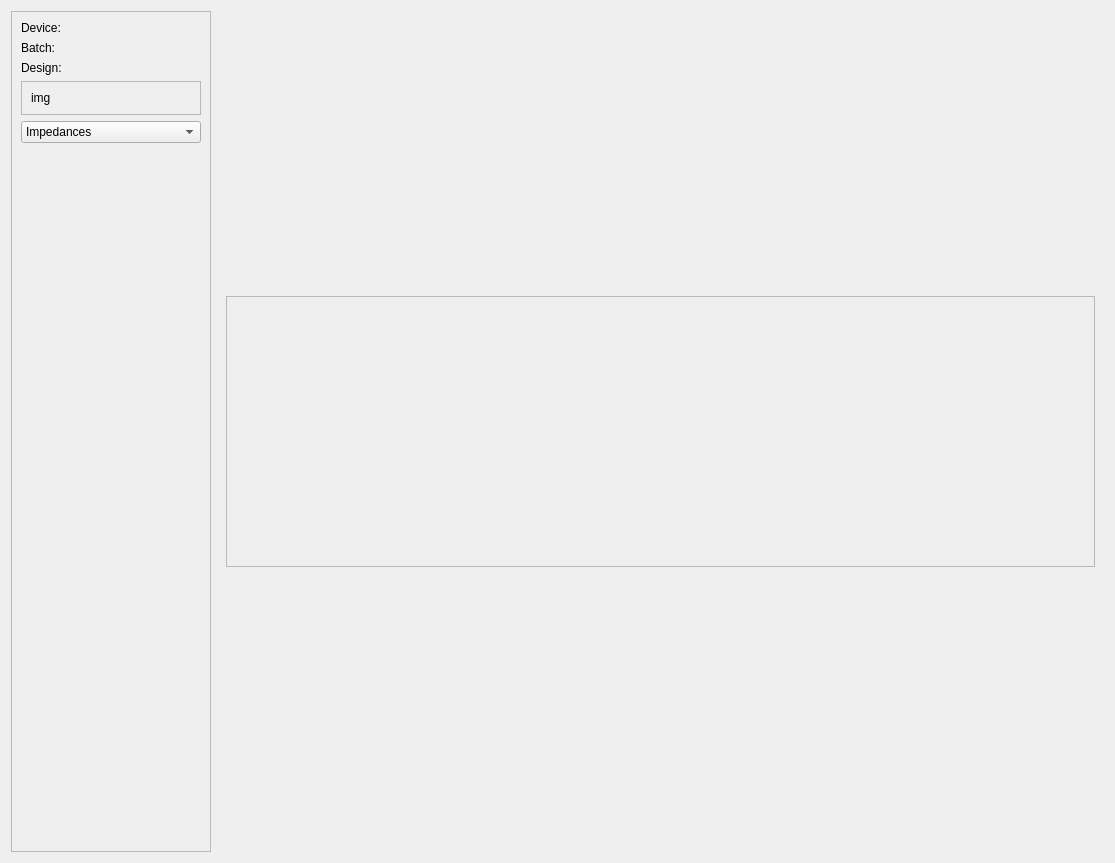
<?xml version="1.0" encoding="UTF-8"?>
<ui version="4.0">
 <class>Form</class>
 <widget class="QWidget" name="Form">
  <property name="geometry">
   <rect>
    <x>0</x>
    <y>0</y>
    <width>1115</width>
    <height>863</height>
   </rect>
  </property>
  <property name="windowTitle">
   <string>Form</string>
  </property>
  <layout class="QHBoxLayout" name="horizontalLayout">
   <item>
    <widget class="QFrame" name="frame">
     <property name="minimumSize">
      <size>
       <width>200</width>
       <height>0</height>
      </size>
     </property>
     <property name="maximumSize">
      <size>
       <width>200</width>
       <height>16777215</height>
      </size>
     </property>
     <property name="frameShape">
      <enum>QFrame::StyledPanel</enum>
     </property>
     <property name="frameShadow">
      <enum>QFrame::Raised</enum>
     </property>
     <layout class="QVBoxLayout" name="verticalLayout_2">
      <item>
       <widget class="QLabel" name="lbl_Name">
        <property name="text">
         <string>Device:</string>
        </property>
       </widget>
      </item>
      <item>
       <widget class="QLabel" name="label_2">
        <property name="text">
         <string>Batch:</string>
        </property>
       </widget>
      </item>
      <item>
       <widget class="QLabel" name="label_3">
        <property name="text">
         <string>Design:</string>
        </property>
       </widget>
      </item>
      <item>
       <widget class="QFrame" name="frame_2">
        <property name="minimumSize">
         <size>
          <width>100</width>
          <height>0</height>
         </size>
        </property>
        <property name="frameShape">
         <enum>QFrame::StyledPanel</enum>
        </property>
        <property name="frameShadow">
         <enum>QFrame::Raised</enum>
        </property>
        <layout class="QVBoxLayout" name="verticalLayout">
         <item>
          <widget class="QLabel" name="label_4">
           <property name="text">
            <string>img</string>
           </property>
          </widget>
         </item>
        </layout>
       </widget>
      </item>
      <item>
       <widget class="QComboBox" name="comboBox">
        <item>
         <property name="text">
          <string>Impedances</string>
         </property>
        </item>
        <item>
         <property name="text">
          <string>EIS</string>
         </property>
        </item>
        <item>
         <property name="text">
          <string>CV</string>
         </property>
        </item>
        <item>
         <property name="text">
          <string>CIL</string>
         </property>
        </item>
       </widget>
      </item>
      <item>
       <spacer name="verticalSpacer">
        <property name="orientation">
         <enum>Qt::Vertical</enum>
        </property>
        <property name="sizeHint" stdset="0">
         <size>
          <width>20</width>
          <height>1000000</height>
         </size>
        </property>
       </spacer>
      </item>
     </layout>
    </widget>
   </item>
   <item>
    <layout class="QGridLayout" name="gridLayout">
     <item row="0" column="0">
      <widget class="QStackedWidget" name="stackedWidget">
       <property name="minimumSize">
        <size>
         <width>400</width>
         <height>400</height>
        </size>
       </property>
       <property name="currentIndex">
        <number>0</number>
       </property>
       <widget class="QWidget" name="page">
        <layout class="QVBoxLayout" name="verticalLayout_4">
         <item>
          <widget class="QLabel" name="lbl_PadsTop">
           <property name="minimumSize">
            <size>
             <width>0</width>
             <height>0</height>
            </size>
           </property>
           <property name="maximumSize">
            <size>
             <width>1327</width>
             <height>566</height>
            </size>
           </property>
           <property name="text">
            <string/>
           </property>
           <property name="pixmap">
            <pixmap resource="MainWindow.qrc">:/MainWindow/Resources/Pads.png</pixmap>
           </property>
           <property name="scaledContents">
            <bool>true</bool>
           </property>
          </widget>
         </item>
         <item>
          <widget class="QFrame" name="frm_Impedance2">
           <property name="frameShape">
            <enum>QFrame::StyledPanel</enum>
           </property>
           <property name="frameShadow">
            <enum>QFrame::Raised</enum>
           </property>
           <layout class="QHBoxLayout" name="horizontalLayout_2">
            <item>
             <spacer name="horizontalSpacer">
              <property name="orientation">
               <enum>Qt::Horizontal</enum>
              </property>
              <property name="sizeHint" stdset="0">
               <size>
                <width>416</width>
                <height>20</height>
               </size>
              </property>
             </spacer>
            </item>
            <item>
             <layout class="QGridLayout" name="grd_Impedances"/>
            </item>
            <item>
             <spacer name="horizontalSpacer_2">
              <property name="orientation">
               <enum>Qt::Horizontal</enum>
              </property>
              <property name="sizeHint" stdset="0">
               <size>
                <width>415</width>
                <height>20</height>
               </size>
              </property>
             </spacer>
            </item>
           </layout>
          </widget>
         </item>
         <item>
          <widget class="QLabel" name="lbl_PadsBot">
           <property name="text">
            <string/>
           </property>
           <property name="pixmap">
            <pixmap resource="MainWindow.qrc">:/MainWindow/Resources/PadsBot.png</pixmap>
           </property>
           <property name="scaledContents">
            <bool>true</bool>
           </property>
          </widget>
         </item>
        </layout>
       </widget>
       <widget class="QWidget" name="page_2"/>
      </widget>
     </item>
    </layout>
   </item>
  </layout>
 </widget>
 <resources>
  <include location="MainWindow.qrc"/>
 </resources>
 <connections/>
</ui>
